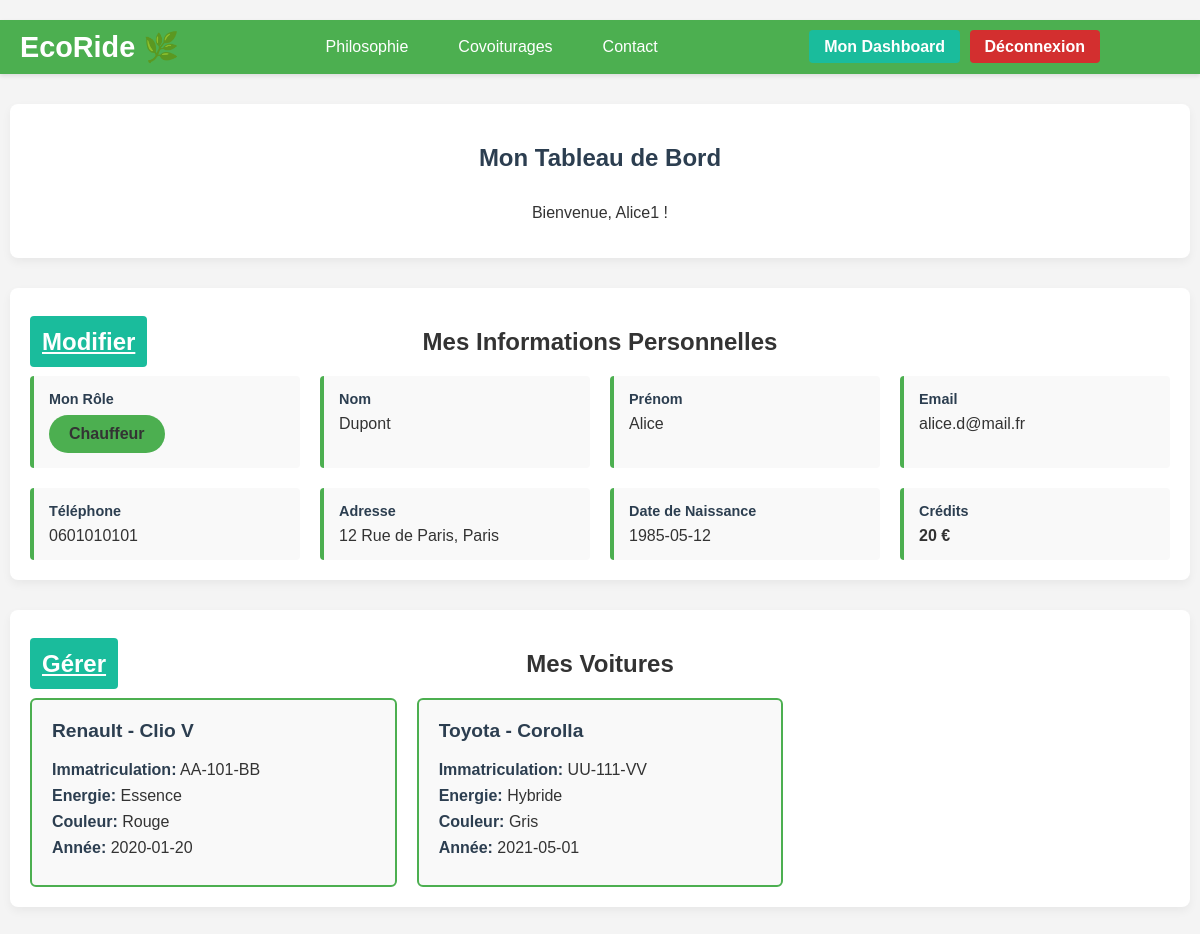
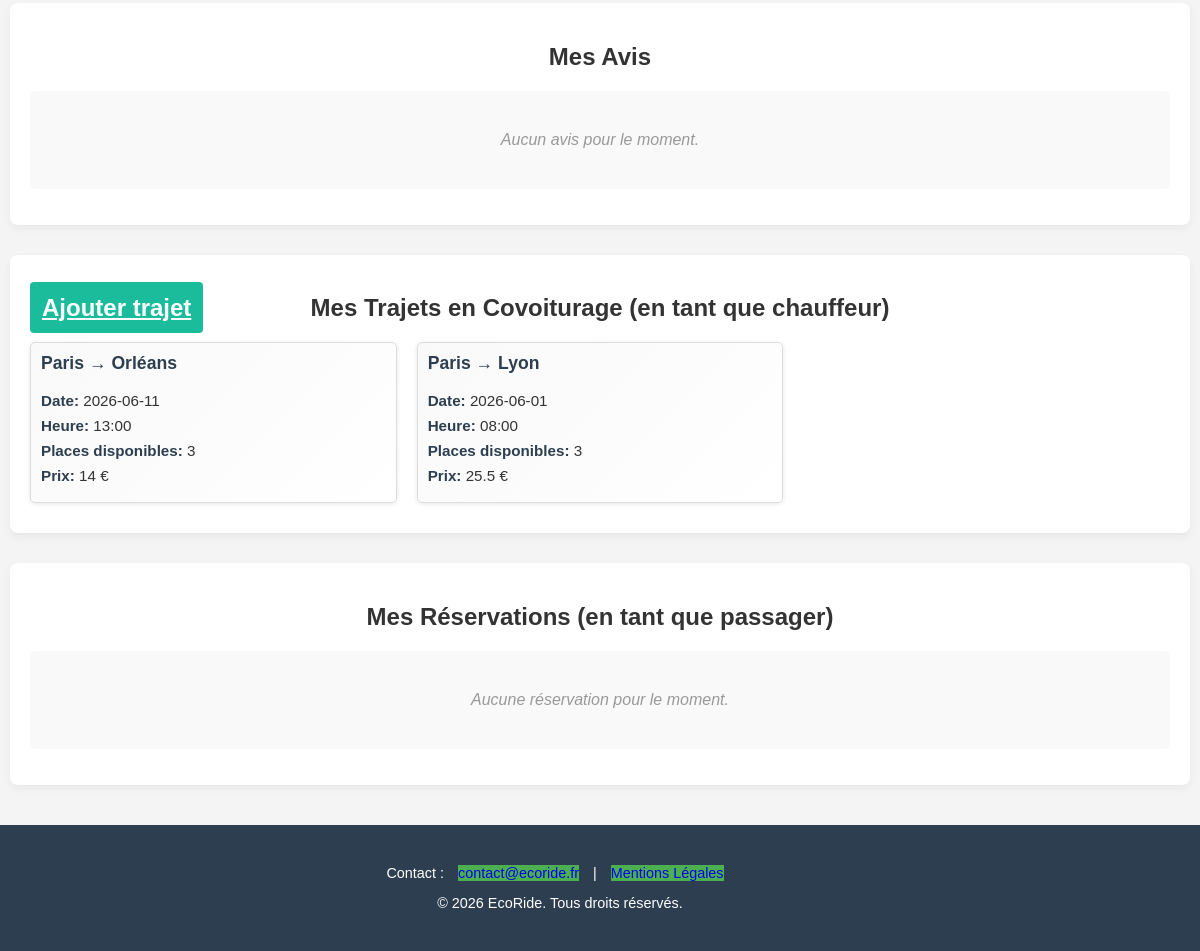
Page /public/index.php?p=utilisateurs.index (signed in) on the committed database (2 pictures, top to bottom).
### tables this page shows
CREATE TABLE IF NOT EXISTS `utilisateur` (
  `utilisateur_id` INT NOT NULL AUTO_INCREMENT,
  `nom` VARCHAR(50) NOT NULL,
  `prenom` VARCHAR(50) NOT NULL,
  `email` VARCHAR(50) NOT NULL UNIQUE,  
  `password` VARCHAR(50) NOT NULL,
  `telephone` VARCHAR(50) NULL,
  `adresse` VARCHAR(50) NULL,
  `date_naissance` VARCHAR(50) NULL,  
  `photo` BLOB NULL,
  `pseudo` VARCHAR(50) NOT NULL UNIQUE,
  `role_id` INT NOT NULL,  
  `credit` INT NOT NULL DEFAULT 20,
  PRIMARY KEY (`utilisateur_id`),
  INDEX `fk_utilisateur_role_idx` (`role_id` ASC),
  CONSTRAINT `fk_utilisateur_role`
    FOREIGN KEY (`role_id`)
    REFERENCES `role` (`role_id`)
);

CREATE TABLE IF NOT EXISTS `voiture` (
  `voiture_id` INT NOT NULL AUTO_INCREMENT,
  `modele` VARCHAR(50) NOT NULL,
  `immatriculation` VARCHAR(50) NOT NULL UNIQUE,
  `energie` VARCHAR(50) NOT NULL,
  `couleur` VARCHAR(50) NULL,
  `date_premiere_immatriculation` VARCHAR(50) NULL,  
  `marque_id` INT NOT NULL,  
  `utilisateur_id` INT NOT NULL,
  PRIMARY KEY (`voiture_id`),
  INDEX `fk_voiture_marque_detient_idx` (`marque_id` ASC),
  INDEX `fk_voiture_utilisateur_idx` (`utilisateur_id` ASC),
  CONSTRAINT `fk_voiture_marque_detient`
    FOREIGN KEY (`marque_id`)
    REFERENCES `marque` (`marque_id`),
  CONSTRAINT `fk_voiture_utilisateur` 
	FOREIGN KEY (`utilisateur_id`) 
    REFERENCES `utilisateur` (`utilisateur_id`)
);

CREATE TABLE IF NOT EXISTS `marque` (
  `marque_id` INT NOT NULL AUTO_INCREMENT,
  `libelle` VARCHAR(50) NOT NULL UNIQUE,
  PRIMARY KEY (`marque_id`)
);

CREATE TABLE IF NOT EXISTS `covoiturage` (
  `covoiturage_id` INT NOT NULL AUTO_INCREMENT,
  `date_depart` DATE NOT NULL,
  `heure_depart` TIME NOT NULL,  
  `lieu_depart` VARCHAR(50) NOT NULL,
  `date_arrivee` DATE NULL,
  `heure_arrivee` TIME NULL,	 
  `lieu_arrivee` VARCHAR(50) NOT NULL,
  `statut_covoiturage_id` INT NOT NULL,  
  `avis_covoiturage_id` INT NULL,  
  `nb_place` INT NOT NULL,
  `prix_personne` FLOAT NOT NULL,
  `voiture_id` INT NOT NULL,  
  PRIMARY KEY (`covoiturage_id`),
  INDEX `fk_covoiturage_voiture_utilise_idx` (`voiture_id` ASC),
  INDEX `fk_statut_covoiturage_idx` (`statut_covoiturage_id` ASC),
  INDEX `fk_avis_covoiturage_idx` (`avis_covoiturage_id` ASC),
  CONSTRAINT `fk_covoiturage_voiture_utilise`
    FOREIGN KEY (`voiture_id`)
    REFERENCES `voiture` (`voiture_id`),
  CONSTRAINT `fk_statut_covoiturage_id`
    FOREIGN KEY (`statut_covoiturage_id`)
    REFERENCES `statut_covoiturage` (`statut_covoiturage_id`),
  CONSTRAINT `fk_avis_covoiturage_id`
    FOREIGN KEY (`avis_covoiturage_id`)
    REFERENCES `avis_covoiturage` (`avis_covoiturage_id`)
);

### app/Views/utilisateurs/profile/index.php (the view, shortened to what the rows shown need)
<?php if (isset($auth_type) && $auth_type === 'visiteur'): ?>
    <section class="presentation-section">
        <div class="presentation-content">
            <h1>Finalisation de l'inscription</h1>
            <p>Bienvenue, <?php echo htmlspecialchars($visiteur->pseudo ?? ''); ?> !</p>
            <?php if (isset($statut_mail_id) && $statut_mail_id == 1): ?>
                <div class="alert alert-warning mt-20">
                    <p><strong>Mail à confirmer</strong></p>
                    <p>Veuillez cliquer sur le bouton ci-dessous pour valider votre adresse email.</p>
                    <br>
                    <a href="index.php?p=utilisateurs.validerEmail" class="btn btn-primary">Valider votre adresse mail</a>
                </div>
            <?php elseif (isset($statut_mail_id) && $statut_mail_id == 2): ?>
                <h2 class="mt-20">Mes Informations Personnelles</h2>
                <p>Votre email est confirmé. Veuillez compléter votre profil pour accéder à toutes les fonctionnalités.</p>
                <form action="index.php?p=utilisateurs.finaliserInscription" method="POST" class="form-utilisateurs form-centered-600">
                    <div class="form-group-row">
                        <div class="form-group">
                            <label for="nom">Nom *</label>
                            <input type="text" id="nom" name="nom" class="form-control" required>
                        </div>
                        <div class="form-group">
                            <label for="prenom">Prénom *</label>
                            <input type="text" id="prenom" name="prenom" class="form-control" required>
                        </div>
                    </div>
                    <div class="form-group-row">
                        <div class="form-group">
                            <label>Email</label>
                            <input type="text" class="form-control" value="<?php echo htmlspecialchars($visiteur->email); ?>" disabled>
                        </div>
                        <div class="form-group">
                            <label for="telephone">Téléphone *</label>
                            <input type="tel" id="telephone" name="telephone" class="form-control" required>
                        </div>
                    </div>
                    <div class="form-group">
                        <label for="adresse">Adresse *</label>
                        <input type="text" id="adresse" name="adresse" class="form-control" required>
                    </div>
                    <div class="form-group">
                        <label for="date_naissance">Date de Naissance *</label>
                        <input type="date" id="date_naissance" name="date_naissance" class="form-control" required>
                    </div>
                    <div class="form-buttons">
                        <button type="submit" class="btn btn-primary">Enregistrement</button>
                    </div>
                </form>
            <?php endif; ?>
        </div>
    </section>
<?php else: ?>
    <section class="presentation-section">
        <div class="presentation-content">
            <h1>Mon Tableau de Bord</h1>
            <p>Bienvenue, <?php echo htmlspecialchars($utilisateur->pseudo ?? ''); ?> !</p>
        </div>
    </section>
    <section class="presentation-section">
        <div class="presentation-content">
            <h2 class="header-grid">
                <div class="text-left">
                    <a href="index.php?p=utilisateurs.profile.edit" class="btn btn-secondary">Modifier</a>
                </div>
                <span class="header-grid-title">Mes Informations Personnelles</span>
            </h2>
            <div class="info-grid text-left">
                <div class="info-item">
                    <label>Mon Rôle</label>
                    <p class="role-badge">
                        <?php
                        if ($utilisateur->role_id == 1) {
                            echo 'Chauffeur';
                        } elseif ($utilisateur->role_id == 3) {
                            echo 'Chauffeur-Passager';
                        } else {
                            echo 'Passager';
                        }
                        ?>
                    </p>
                </div>
                <div class="info-item">
                    <label>Nom</label>
                    <p><?php echo htmlspecialchars($utilisateur->nom ?? ''); ?></p>
                </div>
                <div class="info-item">
                    <label>Prénom</label>
                    <p><?php echo htmlspecialchars($utilisateur->prenom ?? ''); ?></p>
                </div>
                <div class="info-item">
                    <label>Email</label>
                    <p><?php echo htmlspecialchars($utilisateur->email ?? ''); ?></p>
                </div>
                <div class="info-item">
                    <label>Téléphone</label>
                    <p><?php echo htmlspecialchars($utilisateur->telephone ?? ''); ?></p>
                </div>
                <div class="info-item">
                    <label>Adresse</label>
                    <p><?php echo htmlspecialchars($utilisateur->adresse ?? ''); ?></p>
                </div>
                <div class="info-item">
                    <label>Date de Naissance</label>
                    <p><?php echo htmlspecialchars($utilisateur->date_naissance ?? ''); ?></p>
                </div>
                <div class="info-item">
                    <label>Crédits</label>
                    <p class="credit-amount"><?php echo htmlspecialchars($utilisateur->credit ?? 0); ?> €</p>
                </div>
            </div>
        </div>
    </section>
    <?php if (!empty($voitures)): ?>
        <section class="presentation-section">
            <div class="presentation-content">
                <h2 class="header-grid">
                    <div class="text-left">
                        <a href="index.php?p=utilisateurs.voitures.index" class="btn btn-secondary">Gérer</a>
                    </div>
                    <span class="header-grid-title">Mes Voitures</span>
                </h2>
                <div class="voitures-list text-left">
                    <?php foreach ($voitures as $voiture): ?>
                        <div class="voiture-item">
                            <h3><?php echo htmlspecialchars($voiture->marque ?? ''); ?> - <?php echo htmlspecialchars($voiture->modele ?? ''); ?></h3>
                            <p><strong>Immatriculation:</strong> <?php echo htmlspecialchars($voiture->immatriculation ?? ''); ?></p>
                            <p><strong>Energie:</strong> <?php echo htmlspecialchars($voiture->energie ?? ''); ?></p>
                            <p><strong>Couleur:</strong> <?php echo htmlspecialchars($voiture->couleur ?? ''); ?></p>
                            <p><strong>Année:</strong> <?php echo htmlspecialchars($voiture->annee ?? ''); ?></p>
                        </div>
                    <?php endforeach; ?>
                </div>
            </div>
        </section>
    <?php endif; ?>
    <?php if (!empty($avis)): ?>
        <section class="presentation-section">
            <div class="presentation-content">
                <h2>Mes Avis</h2>
                <div class="avis-list text-left">
                    <?php foreach ($avis as $av): ?>
                        <div class="avis-item">
                            <div class="avis-header">
                                <span class="avis-note"><?php echo htmlspecialchars($av->note ?? ''); ?>/5</span>
                            </div>
                            <p class="avis-text"><?php echo htmlspecialchars($av->commentaire ?? ''); ?></p>
                        </div>
                    <?php endforeach; ?>
                </div>
            </div>
        </section>
    <?php else: ?>
        <section class="presentation-section">
            <div class="presentation-content">
                <h2>Mes Avis</h2>
                <p class="empty-message">Aucun avis pour le moment.</p>
            </div>
        </section>
    <?php endif; ?>
    <?php if (!empty($covoiturages)): ?>
        <section class="presentation-section">
            <div class="presentation-content">
                <h2 class="header-grid">
                    <div class="text-left">
                        <a href="index.php?p=trajets.nouveau" class="btn btn-secondary">Ajouter trajet</a>
                    </div>
                    <span class="header-grid-title">Mes Trajets en Covoiturage (en tant que chauffeur)</span>
                </h2>
                <div class="covoiturages-list text-left">
                    <?php foreach ($covoiturages as $covoiturage): ?>
                        <a href="index.php?p=trajets.edit&id=<?php echo $covoiturage->covoiturage_id; ?>" class="covoiturage-item covoiturage-link-item">
                            <h3><?php echo htmlspecialchars($covoiturage->lieu_depart ?? ''); ?> → <?php echo htmlspecialchars($covoiturage->lieu_arrivee ?? ''); ?></h3>
                            <p><strong>Date:</strong> <?php echo htmlspecialchars($covoiturage->date_depart ?? ''); ?></p>
                            <p><strong>Heure:</strong> <?php echo htmlspecialchars(substr($covoiturage->heure_depart ?? '', 0, 5)); ?></p>
                            <p><strong>Places disponibles:</strong> <?php echo htmlspecialchars($covoiturage->nb_place ?? ''); ?></p>
                            <p><strong>Prix:</strong> <?php echo htmlspecialchars($covoiturage->prix_personne ?? ''); ?> €</p>
                        </a>
                    <?php endforeach; ?>
                </div>
            </div>
        </section>
    <?php endif; ?>
    <?php if (!empty($reservations)): ?>
        <section class="presentation-section">
            <div class="presentation-content">
                <h2 class="header-grid">
                    <div></div>
                    <span class="header-grid-title">Mes Réservations (en tant que passager)</span>
                    <div class="text-right">
                        <?php if (isset($has_history_passager) && $has_history_passager): ?>
                            <a href="index.php?p=utilisateurs.historique" class="btn btn-history">Historique (Passé)</a>
                        <?php endif; ?>
                    </div>
                </h2>
                <div class="reservations-list text-left">
                    <?php foreach ($reservations as $reservation): ?>
                        <div class="reservation-item">
                            <h3><?php echo htmlspecialchars($reservation->lieu_depart ?? ''); ?> → <?php echo htmlspecialchars($reservation->lieu_arrivee ?? ''); ?></h3>
                            <p><strong>Date:</strong> <?php echo htmlspecialchars($reservation->date_depart ?? ''); ?></p>
                            <p><strong>Heure:</strong> <?php echo htmlspecialchars($reservation->heure_depart ?? ''); ?></p>
                            <p><strong>Chauffeur :</strong> <?php echo htmlspecialchars($reservation->pseudo ?? ''); ?></p>
                            <p><strong>Prix:</strong> <?php echo htmlspecialchars($reservation->prix_personne ?? ''); ?> €</p>
                            <p><strong>Statut:</strong> <?php echo htmlspecialchars($reservation->statut ?? ''); ?></p>
                        </div>
                    <?php endforeach; ?>
                </div>
            </div>
        </section>
    <?php else: ?>
        <section class="presentation-section">
            <div class="presentation-content">
                <h2>Mes Réservations (en tant que passager)</h2>
                <p class="empty-message">Aucune réservation pour le moment.</p>
            </div>
        </section>
    <?php endif; ?>
<?php endif; ?>

### rows in the picture
utilisateur: pseudo "Alice1", nom "Dupont", prenom "Alice", email "alice.d@mail.fr", telephone "0601010101", adresse "12 Rue de Paris, Paris", date_naissance "1985-05-12", credit "20"
voiture: marque.libelle "Renault", modele "Clio V", immatriculation "AA-101-BB", energie "Essence", couleur "Rouge", date_premiere_immatriculation "2020-01-20"
voiture: marque.libelle "Toyota", modele "Corolla", immatriculation "UU-111-VV", energie "Hybride", couleur "Gris", date_premiere_immatriculation "2021-05-01"
covoiturage: lieu_depart "Paris", lieu_arrivee "Orléans", date_depart "2026-06-11", heure_depart "13:00", nb_place "3", prix_personne "14"
covoiturage: lieu_depart "Paris", lieu_arrivee "Lyon", date_depart "2026-06-01", heure_depart "08:00", nb_place "3", prix_personne "25.5"
